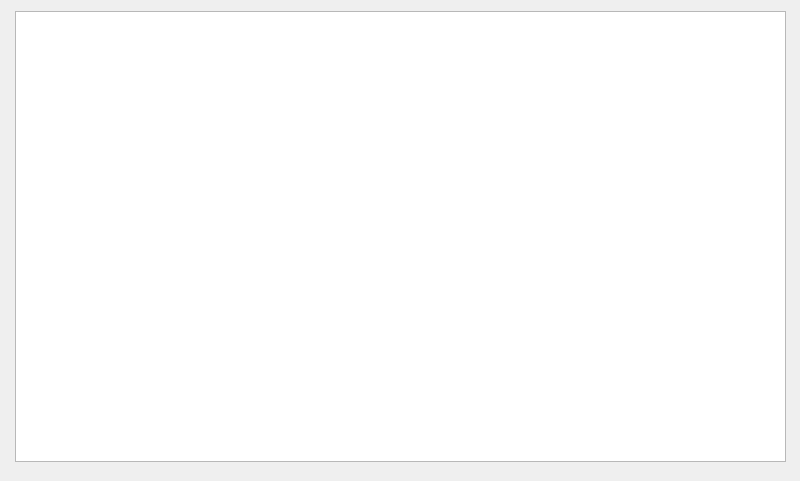
<?xml version="1.0" encoding="UTF-8"?>
<ui version="4.0">
 <class>MainWindow</class>
 <widget class="QMainWindow" name="MainWindow">
  <property name="geometry">
   <rect>
    <x>0</x>
    <y>0</y>
    <width>800</width>
    <height>481</height>
   </rect>
  </property>
  <property name="windowTitle">
   <string>MainWindow</string>
  </property>
  <widget class="QWidget" name="centralwidget">
   <widget class="QTextBrowser" name="PlaceForInstruction">
    <property name="geometry">
     <rect>
      <x>15</x>
      <y>11</y>
      <width>771</width>
      <height>451</height>
     </rect>
    </property>
   </widget>
  </widget>
 </widget>
 <resources/>
 <connections/>
</ui>
